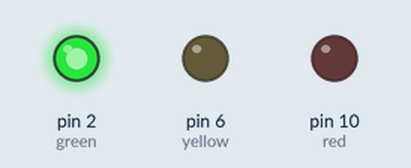
This sketch was run on a simulated Arduino Uno, built with avr-gcc and run on an emulated ATmega328P. Parts: output pins drawn as LEDs (lit = HIGH).

Above: at 1.0 s.
At 3.0 s:
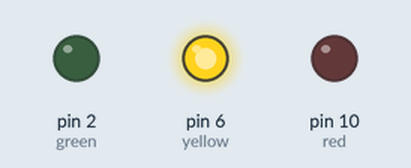
At 5.0 s:
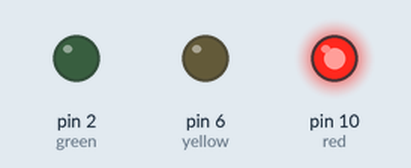
Timing chart, 0 to 7.8 s (numbered marks = the images above):
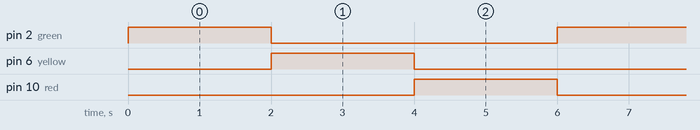

The sketch:

LEDTrafficLights.ino
```cpp
/*
LED Traffic Lights project
Nebula Education 2021
https://www.nebulaed.com
Nolan Tremelling
*/

int green = 2;  //green LED in digital pin 2
int yellow = 6; //yellow LED in digital pin 6
int red = 10;   //red LED in digital pin 10

void setup(){
  pinMode(green, OUTPUT);   //declares green pin as output
  pinMode(yellow, OUTPUT);  //declares yellow pin as output
  pinMode(red, OUTPUT);     //declares red pin as output
}

void loop(){
  digitalWrite(green, HIGH);  //turns green LED on
  digitalWrite(yellow, LOW); //turns yellow LED off
  digitalWrite(red, LOW);    //turns red LED off
  delay(2000);    //keeps light on for 2 seconds
  digitalWrite(green, LOW);  //turns green LED off
  digitalWrite(yellow, HIGH); //turns yellow LED on
  digitalWrite(red, LOW);    //turns red LED off
  delay(2000);    //keeps light on for 2 seconds
  digitalWrite(green, LOW);  //turns green LED off
  digitalWrite(yellow, LOW); //turns yellow LED off
  digitalWrite(red, HIGH);    //turns red LED on
  delay(2000);    //keeps light on for 2 seconds
}
```

Measured:
- by itself, pin 2 (green), pin 6 (yellow), pin 10 (red): alternates HIGH for 2.0 s and LOW for 4.0 s
- by itself, everything shown: repeats every 6.0 s, in 3 steps
